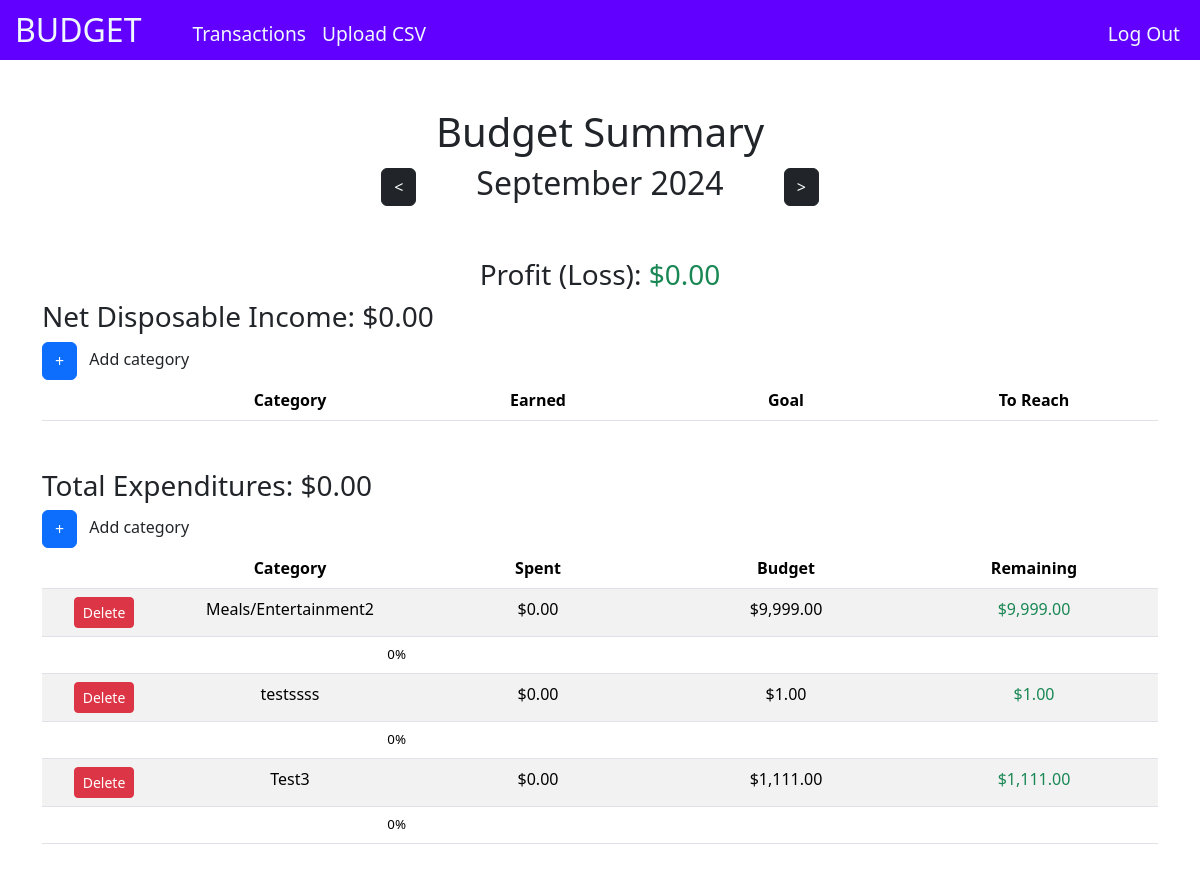
The page / (signed in) on the database its author committed.
### tables this page shows
CREATE TABLE users (id INTEGER PRIMARY KEY AUTOINCREMENT NOT NULL, username TEXT NOT NULL, hash TEXT NOT NULL, selectedmonth INTEGER, selectedyear INTEGER);

CREATE TABLE "categories" (id INTEGER PRIMARY KEY AUTOINCREMENT NOT NULL, user_id INTEGER NOT NULL, name TEXT NOT NULL, categorytype TEXT NOT NULL, FOREIGN KEY(user_id) REFERENCES users(id));

CREATE TABLE "monthly_budget" (id INTEGER PRIMARY KEY AUTOINCREMENT NOT NULL, user_id INTEGER NOT NULL, month INTEGER NOT NULL, year INTEGER NOT NULL, category_id INTEGER NOT NULL, budget_amount NUMERIC, FOREIGN KEY(user_id) REFERENCES users(id), FOREIGN KEY(category_id) REFERENCES categories(id));

### app.py (the view, shortened to what this page needs)
@app.route("/")
@login_required
def home():
    user_id = session["user_id"]
    if not user_id:
        return render_template("login.html")
    month_name = ""
    selected_month, selected_year = getCurrentMonthAndYear(user_id)
    if selected_month and selected_year:
        month_name = calendar.month_name[selected_month]
    income_categories = db.execute("SELECT * FROM categories WHERE user_id=? AND categorytype=?", user_id, 'income')
    expense_categories = db.execute("SELECT * FROM categories WHERE user_id=? AND categorytype=?", user_id, 'expense')
    categories = income_categories + expense_categories
    transactions = db.execute("SELECT * FROM transactions WHERE user_id=? AND month=? AND year=?", user_id, selected_month, selected_year)
    budgets = db.execute("SELECT * FROM monthly_budget WHERE user_id=? AND month=? AND year=?", user_id, selected_month, selected_year)
    category_budgets = {}
    for budget in budgets:
        category_budgets[budget['category_id']] = budget['budget_amount']
    income_total = 0
    expense_total = 0
    unassigned_total = 0
    category_totals = {}
    for category in categories:
        category_total = 0
        category_totals[category['id']] = round(category_total,2)
    for transaction in transactions:
        if transaction['category_id'] is None:
            unassigned_total += transaction['amount']
    return render_template("home.html", unassigned_total=unassigned_total, income_total=income_total, expense_total=expense_total, category_totals=category_totals, transactions=transactions, income_categories=income_categories, expense_categories=expense_categories, selected_month=selected_month, selected_year=selected_year, month_name=month_name, category_budgets=category_budgets)

### app.py (called while the page is built)
def login_required(f):
    @wraps(f)
    def decorated_function(*args, **kwargs):
        if session.get("user_id") is None:
            return redirect("/login")
        return f(*args, **kwargs)
    return decorated_function

def getCurrentMonthAndYear(user_Id):
    current_selected_month = db.execute("SELECT selectedmonth FROM users WHERE id=?", user_Id)
    current_selected_year = db.execute("SELECT selectedyear FROM users WHERE id=?", user_Id)
    if current_selected_month and current_selected_year:
        current_selected_month = current_selected_month[0]['selectedmonth']
        current_selected_year = current_selected_year[0]['selectedyear']
    return current_selected_month, current_selected_year

@app.after_request
def after_request(response):
    response.headers["Cache-Control"] = "no-cache, no-store, must-revalidate"
    response.headers["Expires"] = 0
    response.headers["Pragma"] = "no-cache"
    return response

### Templates/home.html (shortened to what this page needs)
{% extends "layout.html" %}
{% block main %}
    <h1>Budget Summary</h1>
    <div class="month centered-div" style="gap:60px;">
        <form action="/change_month" method="post" onsubmit="rememberScrollPosition()">
            <button class="arrow btn btn-dark"><</button>
        </form>
        <h2>{{ month_name }} {{ selected_year }}</h2>
        <form action="/change_month" method="post" onsubmit="rememberScrollPosition()">
            <button class="arrow btn btn-dark">></button>
        </form>
    </div>
    {% set profit = income_total - expense_total %}
    <h3 class="text-center">Profit (Loss): <span class ="{% if profit >= 0 %}text-success{% else %}text-danger{% endif %}">${{ "{:,.2f}".format(profit) }}</span></h3>
    <div class="disposable_income">
        <h3>Net Disposable Income: ${{ "{:,.2f}".format(income_total) }}</h3>
        <button id="add_income_button" class="btn btn-primary" type="submit">+</button>
        <span class="ms-2">Add category</span>
        <table class="table table-striped">
            <thead>
                <th></th>
                <th>Category</th>
                <th>Earned</th>
                <th>Goal</th>
                <th>To Reach</th>
            </thead>
        </table>
    </div>
    <div class="expenditures">
        <h3>Total Expenditures: ${{ "{:,.2f}".format(expense_total) }}</h3>
        <button id="add_expense_button" class="btn btn-primary" type="submit">+</button>
        <span class="ms-2">Add category</span>
        <table class="table table-striped">
            <thead>
                <th></th>
                <th>Category</th>
                <th>Spent</th>
                <th>Budget</th>
                <th>Remaining</th>
            </thead>
            <tbody>
            {% for category in expense_categories %}
                {% set categoryName = category["name"] %}
                {% set categoryId = category["id"] %}
                {% set categoryTotal = category_totals[categoryId] %}
                {% set categoryType = category["categorytype"] %}
                <tr>
                    <td>
                        <form action="/delete_category" method="post" onsubmit="return confirmDelete('{{ categoryName }}');">
                            <button class=" delete btn btn-sm btn-danger" type="submit">Delete</button>
                        </form>
                    </td>
                    <td class="editable" id ="category_name_{{ categoryId }}" onclick="edit('category_name_{{ categoryId }}', '{{ categoryId }}', 'name')">{{ category["name"] }}</td>
                    <td>${{ "{:,.2f}".format(categoryTotal) }}</td>
                    {% set categoryBudget = category_budgets[categoryId] | default(0) %}
                    <td class="editable" id ="budget_value_{{ categoryId }}" onclick="edit('budget_value_{{ categoryId }}', '{{ categoryId }}', 'budget')">${{ "{:,.2f}".format(categoryBudget) }}</td>
                    {% set remaining = categoryBudget - categoryTotal %}
                    <td class="{% if remaining > 0 %}text-success{% elif remaining < 0 %}text-danger{% endif %}">
                        ${{ "{:,.2f}".format(remaining) }}
                    </td>
                </tr>
                <tr>
                    {% set progress = 100 %}
                    {% if categoryBudget != 0 %}
                        {% set progress = (categoryTotal / categoryBudget)*100 %}
                    {% endif %}
                    {% set progressWidth = progress %}
                    {% if progressWidth > 100 %}
                        {% set progressWidth = 100 %}
                    {% endif %}
                    {% set progress = "{:.0f}".format(progress) %}
                    <td></td>
                    <td class="progress_label">{{ progress }}%</td>
                    <td style="vertical-align: middle;" colspan="3">
                    </td>
                </tr>
            {% endfor %}
            </tbody>
        </table>
    </div>
{% endblock %}

### Static/styles.css (style rules this page uses)
h1 { text-align: center; }
.month { display: flex; align-items: center; justify-content: space-between; width: 50%; margin: auto; margin-bottom: 3rem; }
th, td { width: 20%; overflow: hidden; text-overflow: ellipsis; white-space: nowrap; text-align: center; min-width: 100px; padding: 8px; text-wrap:wrap; }
.centered-div { display: flex; justify-content: center; align-items: center; gap: 10px; overflow-x: auto; }
table { table-layout: fixed; border-collapse: collapse; border-spacing: 0; width: 100%; }
th:first-child, td:first-child { width: 10%; min-width: 120px; }
.disposable_income, .expenditures { margin-bottom: 3rem; }
.editable { cursor:pointer; }
.progress_label { font-size:smaller; text-align: right; }

### rows shown on the page
users: selectedyear "2024"
categories: name "Meals/Entertainment2", categoryTotal "0.00", remaining "9,999.00", progress "0"
monthly_budget: budget_amount "9,999.00"
categories: name "testssss", categoryTotal "0.00", categoryBudget "1.00", remaining "1.00", progress "0"
categories: name "Test3", categoryTotal "0.00", remaining "1,111.00", progress "0"
monthly_budget: budget_amount "1,111.00"

### other values the page prints
{{ month_name }} "September"
{{ "{:,.2f}".format(profit) }} "0.00"
{{ "{:,.2f}".format(income_total) }} "0.00"
{{ "{:,.2f}".format(expense_total) }} "0.00"
